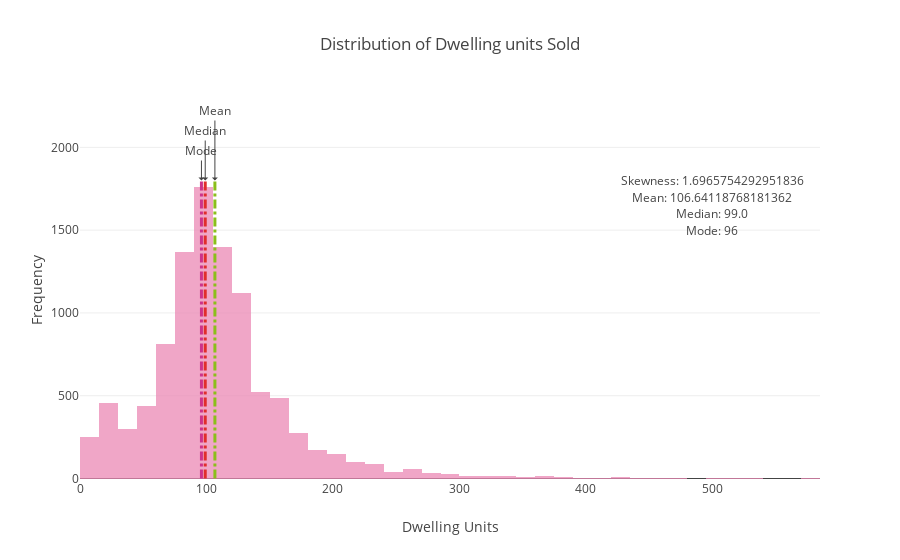

This figure's notebook cell:
### Markdown cell above
We will analyze the **distribution of dwelling units** for the entire dataset.

### Code cell
print("The skewness of the distribution of the dwelling units is: ", hdb_prop_info_df['total_dwelling_units'].skew())

data = [
  go.Histogram(
    x = hdb_prop_info_df['total_dwelling_units'],
    name = "count",
    xbins=dict(
        start=0.0,
        end= 600,
        size=15
    ),
    marker=dict(
        color='#EB89B5'
    ),
    opacity=0.75
  )
]


layout = go.Layout(
        title = 'Distribution of Dwelling units Sold',
        xaxis = dict(title = 'Dwelling Units'),
        yaxis = dict(title = 'Frequency'),
        shapes=[dict({
            'type': 'line',
            'x0': hdb_prop_info_df['total_dwelling_units'].mean(),
            'y0': 0,
            'x1': hdb_prop_info_df['total_dwelling_units'].mean(),
            'y1': 1800,
            'line': {
                'color': '#8bbe1b',
                'width': 3,
                'dash' : 'dashdot'
            }}),
            dict({
            'type': 'line',
            'x0': hdb_prop_info_df['total_dwelling_units'].median(),
            'y0': 0,
            'x1': hdb_prop_info_df['total_dwelling_units'].median(),
            'y1': 1800,
            'line': {
                'color': '#e12c2c',
                'width': 3,
                'dash' : 'dashdot'
            }}),
            dict({
            'type': 'line',
            'x0': hdb_prop_info_df['total_dwelling_units'].mode()[0],
            'y0': 0,
            'x1': hdb_prop_info_df['total_dwelling_units'].mode()[0],
            'y1': 1800,
            'line': {
                'color': '#cc338b',
                'width': 3,
                'dash' : 'dashdot'
            }})],
        annotations=[
        dict(
            x=500,
            y=1800,
            xref='x',
            yref='y',
            text="Skewness: " +  str(hdb_prop_info_df['total_dwelling_units'].skew()),
            showarrow=False,
            ax=0,
            ay=-40
        ),
        dict(
            x=500,
            y=1700,
            xref='x',
            yref='y',
            text="Mean: " +  str(hdb_prop_info_df['total_dwelling_units'].mean()),
            showarrow=False,
            ax=0,
            ay=-40
        ),
        dict(
            x=500,
            y=1600,
            xref='x',
            yref='y',
            text="Median: " +  str(hdb_prop_info_df['total_dwelling_units'].median()),
            showarrow=False,
            ax=0,
            ay=-40
        ),
        dict(
            x=500,
            y=1500,
            xref='x',
            yref='y',
            text="Mode: " +  str(hdb_prop_info_df['total_dwelling_units'].mode()[0]),
            showarrow=False,
            ax=0,
            ay=-40
        ),
       dict(
            x=hdb_prop_info_df['total_dwelling_units'].mean(),
            y=1800,
            xref='x',
            yref='y',
            text='Mean',
            showarrow=True,
            arrowhead=1,
            ax=0,
            ay=-70,
            arrowwidth = 1
        ),
       dict(
            x=hdb_prop_info_df['total_dwelling_units'].median(),
            y=1800,
            xref='x',
            yref='y',
            text='Median',
            showarrow=True,
            arrowhead=1,
            ax=0,
            ay=-50,
            arrowwidth = 1
        ),
      dict(
            x=hdb_prop_info_df['total_dwelling_units'].mode()[0],
            y=1800,
            xref='x',
            yref='y',
            text='Mode',
            showarrow=True,
            arrowhead=1,
            ax= 0,
            ay=-30,
            arrowwidth = 1
        ) 
    ]
)

fig = go.Figure(data=data, layout=layout)

iplot(fig, filename='histogram')

### Figure 1 — Plotly figure (JSON) as saved in the notebook; plotly's stock layout.template omitted (floating-point values rounded to 4 significant figures; data arrays with more than 128 entries replaced by an {"elided": "..."} marker saying what was removed)
{"data": [{"marker": {"color": "#EB89B5"}, "name": "count", "opacity": 0.75, "type": "histogram", "uid": "fbda4f13-ad4c-4d03-975a-c1b300b1ae76", "x": {"elided": "9969 int values"}, "xbins": {"end": 600, "size": 15, "start": 0}}], "layout": {"annotations": [{"ax": 0, "ay": -40, "showarrow": false, "text": "Skewness: 1.6965754292951836", "x": 500, "xref": "x", "y": 1800, "yref": "y"}, {"ax": 0, "ay": -40, "showarrow": false, "text": "Mean: 106.64118768181362", "x": 500, "xref": "x", "y": 1700, "yref": "y"}, {"ax": 0, "ay": -40, "showarrow": false, "text": "Median: 99.0", "x": 500, "xref": "x", "y": 1600, "yref": "y"}, {"ax": 0, "ay": -40, "showarrow": false, "text": "Mode: 96", "x": 500, "xref": "x", "y": 1500, "yref": "y"}, {"arrowhead": 1, "arrowwidth": 1, "ax": 0, "ay": -70, "showarrow": true, "text": "Mean", "x": 106.6, "xref": "x", "y": 1800, "yref": "y"}, {"arrowhead": 1, "arrowwidth": 1, "ax": 0, "ay": -50, "showarrow": true, "text": "Median", "x": 99, "xref": "x", "y": 1800, "yref": "y"}, {"arrowhead": 1, "arrowwidth": 1, "ax": 0, "ay": -30, "showarrow": true, "text": "Mode", "x": 96, "xref": "x", "y": 1800, "yref": "y"}], "shapes": [{"line": {"color": "#8bbe1b", "dash": "dashdot", "width": 3}, "type": "line", "x0": 106.6, "x1": 106.6, "y0": 0, "y1": 1800}, {"line": {"color": "#e12c2c", "dash": "dashdot", "width": 3}, "type": "line", "x0": 99, "x1": 99, "y0": 0, "y1": 1800}, {"line": {"color": "#cc338b", "dash": "dashdot", "width": 3}, "type": "line", "x0": 96, "x1": 96, "y0": 0, "y1": 1800}], "title": {"text": "Distribution of Dwelling units Sold"}, "xaxis": {"title": {"text": "Dwelling Units"}}, "yaxis": {"title": {"text": "Frequency"}}}}
